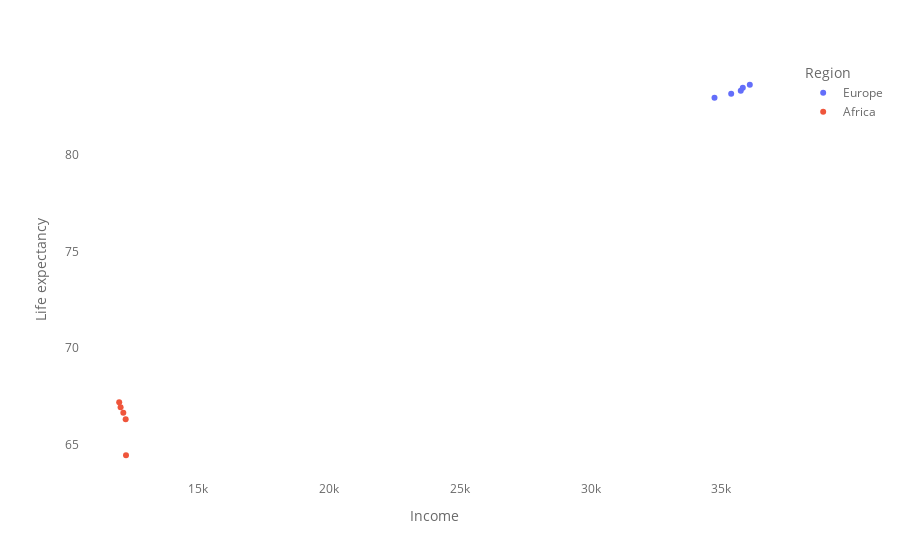

The notebook cell this image was saved under:
### Code cell
fig = px.scatter(
    df, 
    x='Income', 
    y='Life expectancy',
    color='Region'
)
layout_dict = dict(
    plot_bgcolor='white',
    font=dict(color='dimgray')
)
fig.update_layout(layout_dict)

fig.show()

### Figure 1 — Plotly figure (JSON) as saved in the notebook; plotly's stock layout.template omitted (floating-point values rounded to 4 significant figures)
{"data": [{"hovertemplate": "Region=Europe<br>Income=%{x}<br>Life expectancy=%{y}<extra></extra>", "legendgroup": "Europe", "marker": {"color": "#636efa", "symbol": "circle"}, "mode": "markers", "name": "Europe", "orientation": "v", "showlegend": true, "type": "scatter", "x": [34740.0, 35370.0, 35740.0, 35820.0, 36080.0], "xaxis": "x", "y": [82.97, 83.17, 83.33, 83.49, 83.64], "yaxis": "y"}, {"hovertemplate": "Region=Africa<br>Income=%{x}<br>Life expectancy=%{y}<extra></extra>", "legendgroup": "Africa", "marker": {"color": "#EF553B", "symbol": "circle"}, "mode": "markers", "name": "Africa", "orientation": "v", "showlegend": true, "type": "scatter", "x": [12250.0, 12230.0, 12140.0, 12040.0, 11990.0], "xaxis": "x", "y": [64.44, 66.31, 66.64, 66.93, 67.19], "yaxis": "y"}], "layout": {"font": {"color": "dimgray"}, "legend": {"title": {"text": "Region"}, "tracegroupgap": 0}, "margin": {"t": 60}, "plot_bgcolor": "white", "xaxis": {"anchor": "y", "domain": [0, 1], "title": {"text": "Income"}}, "yaxis": {"anchor": "x", "domain": [0, 1], "title": {"text": "Life expectancy"}}}}
